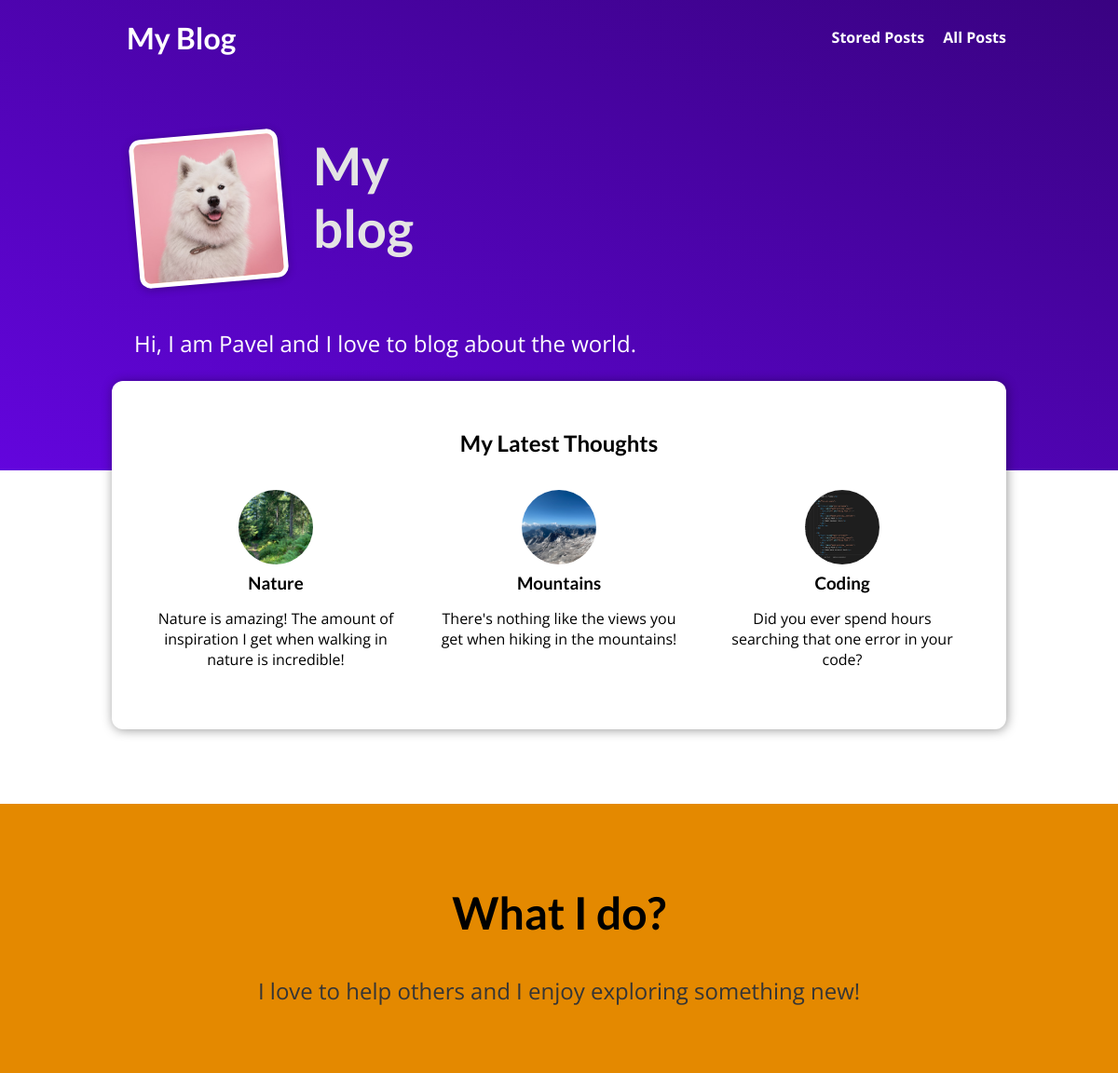
The page / on the database its author committed.
### blog/models.py (models this page shows, shortened)
class Post(models.Model):
    title = models.CharField(max_length=100)
    excerpt = models.CharField(max_length=200)
    image = models.ImageField(upload_to='posts', null=True)
    date = models.DateField(auto_now=True)
    slug = models.SlugField(unique=True, db_index=True)
    content = models.TextField(validators=[MinLengthValidator(10)])
    author = models.ForeignKey(Author, on_delete=models.SET_NULL, null=True, related_name='posts')
    tag = models.ManyToManyField(Tag)
    class Meta:
        ordering = ('date',)

### blog/views.py (the view)
# urls.py: path("", views.StartingPageView.as_view(), name='starting-page'),
class StartingPageView(ListView):
    template_name = 'blog/index.html'
    model = Post
    context_object_name = 'posts'
    def get_queryset(self):
        return super().get_queryset().order_by('-date')[:3]

### blog/templates/blog/index.html (shortened to what this page needs)
{% extends "base.html" %}
{% load static %}
{% block css_files %}
    <link rel="stylesheet" href="{% static "blog/post.css" %}"/>
    <link rel="stylesheet" href="{% static "blog/index.css" %}"/>
{% endblock %}
{% block content %}
    <section id="welcome">
        <header>
            <img src="{% static 'blog/images/dog.jpg' %}" alt="The author of this blog."/>
            <h2>My blog</h2>
        </header>
        <p>Hi, I am Pavel and I love to blog about the world.</p>
    </section>
    <section id="latest-posts">
        <h2>My Latest Thoughts</h2>
        <ul>
            {% for post in posts %}
                {% include "blog/includes/post.html" %}
            {% endfor %}
        </ul>
    </section>
    <section id="about">
        <h2>What I do?</h2>
        <p>I love to help others and I enjoy exploring something new!</p>
    </section>
{% endblock %}

### blog/templates/blog/includes/post.html
{% load static %}
<li>
    <article class="post">
        <a href="{% url "post-detail-page" post.slug %}">
            <img src="{{ post.image.url }}" alt="{{ post.title }}">
            <div class="post__content">
                <h3>{{ post.title }}</h3>
                <p>{{ post.excerpt }}</p>
            </div>
        </a>
    </article>
</li>

### static/app.css (style rules this page uses)
* { box-sizing: border-box; }
html { font-family: 'Open Sans', 'Lato', sans-serif; }
body { margin: 0; }
h1, h2, h3 { font-family: 'Lato', sans-serif; font-weight: bold; }

### blog/static/blog/post.css (style rules this page uses)
.post { display: flex; flex-direction: column; align-items: center; text-align: center; }
.post a { text-decoration: none; color: black; transition: all 0.2s ease; padding: 1rem; }
.post img { width: 5rem; height: 5rem; object-fit: cover; border-radius: 50%; }
.post h3 { margin: 0.25rem 0; }

### blog/static/blog/index.css (style rules this page uses)
#welcome { background: linear-gradient(to right top, #6305dd, #390281); padding: 6rem 12%; }
#welcome header { display: flex; align-items: flex-start; margin: 3rem auto; }
#welcome img { width: 10rem; height: 10rem; object-fit: cover; object-position: top; border: 5px solid white; border-radius: 12px; background-color: #ffe1bf; transform: rotateZ(-5deg); box-shadow: 0 2px 8px rgba(0, 0, 0, 0.25); }
#welcome h2 { font-size: 3.5rem; margin: 0 0 0 2rem; color: #e4e4e4; width: 10rem; }
#welcome p { color: white; font-size: 1.5rem; }
#latest-posts { background-color: white; padding: 2rem; border-radius: 12px; width: 60rem; margin: -6rem auto 2rem auto; box-shadow: 1px 1px 12px rgba(0, 0, 0, 0.4); }
#latest-posts h2 { text-align: center; }
#latest-posts ul { list-style: none; margin: 0; padding: 0; display: flex; gap: 1rem; }
#latest-posts li { flex: 1; }
#about { text-align: center; padding: 3rem; background-color: #e48900; margin-top: 5rem; }
#about h2 { font-size: 3rem; }
#about p { font-size: 1.5rem; color: #353535; }

### rows shown on the page
Post: image (picture), title "Nature", excerpt "Nature is amazing! The amount of inspiration I get when walking in nature is incredible!"
Post: image (picture), title "Mountains", excerpt "There's nothing like the views you get when hiking in the mountains!"
Post: image (picture), title "Coding", excerpt "Did you ever spend hours searching that one error in your code?"
